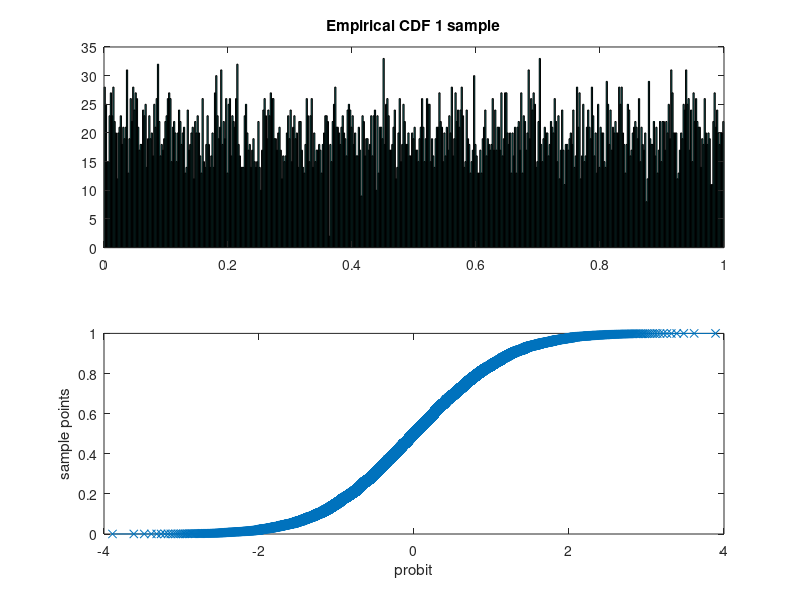
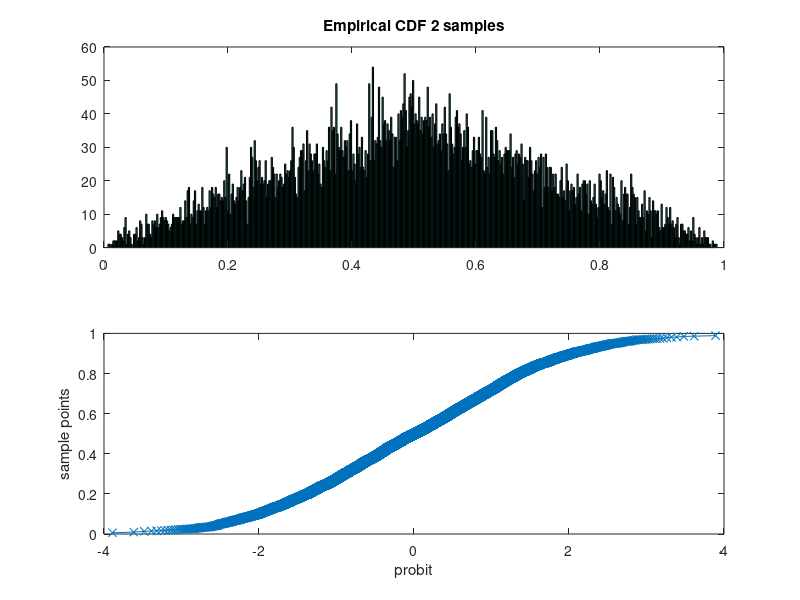
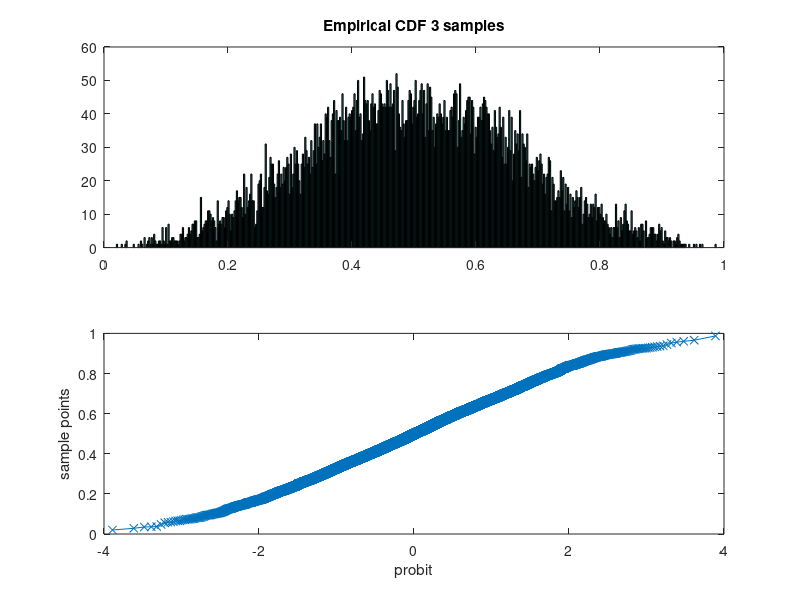
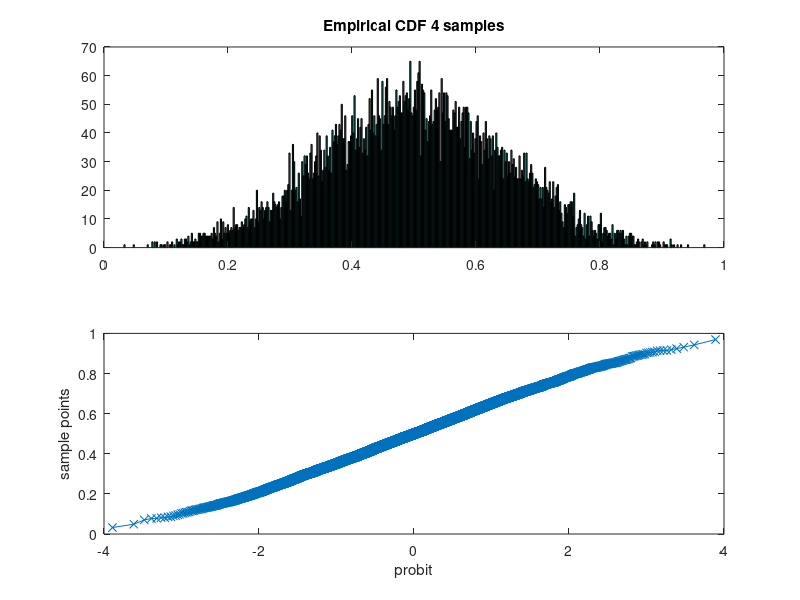

Write the MATLAB code that produced these figures, in order.
a=cumsum(rand(6,10000));

figure
subplot(2,1,1),hist(a(1,:),500)
title('Empirical CDF 1 sample')
subplot(2,1,2),qqplot(a(1,:))
figure
subplot(2,1,1),hist(a(2,:)/2,500)
title('Empirical CDF 2 samples')
subplot(2,1,2),qqplot(a(2,:)/2)
figure
subplot(2,1,1),hist(a(3,:)/3,500)
title('Empirical CDF 3 samples')
subplot(2,1,2),qqplot(a(3,:)/3)
figure
subplot(2,1,1),hist(a(4,:)/4,500)
title('Empirical CDF 4 samples')
subplot(2,1,2),qqplot(a(4,:)/4)
figure
subplot(2,1,1),hist(a(5,:)/5,500)
title('Empirical CDF 5 samples')
subplot(2,1,2),qqplot(a(5,:)/5)
figure
subplot(2,1,1),hist(a(6,:)/6,500)
title('Empirical CDF 6 samples')
subplot(2,1,2),qqplot(a(6,:)/6)